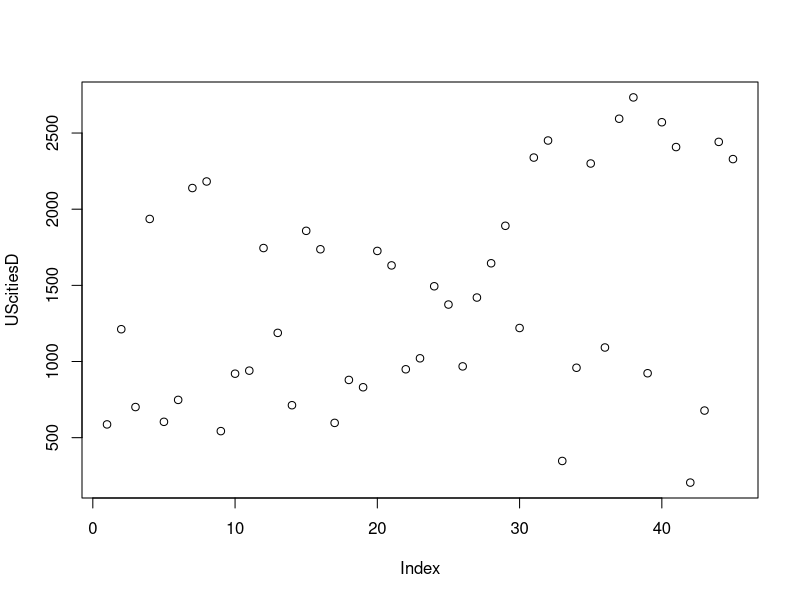
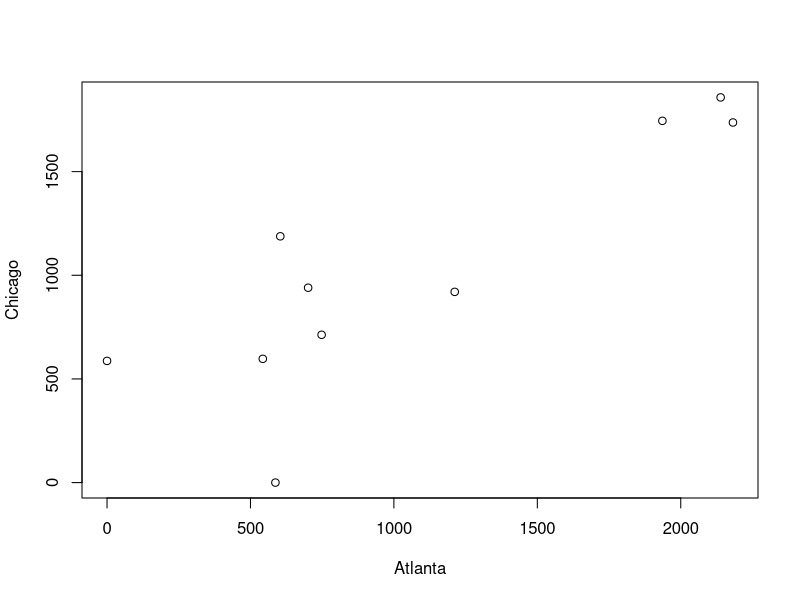
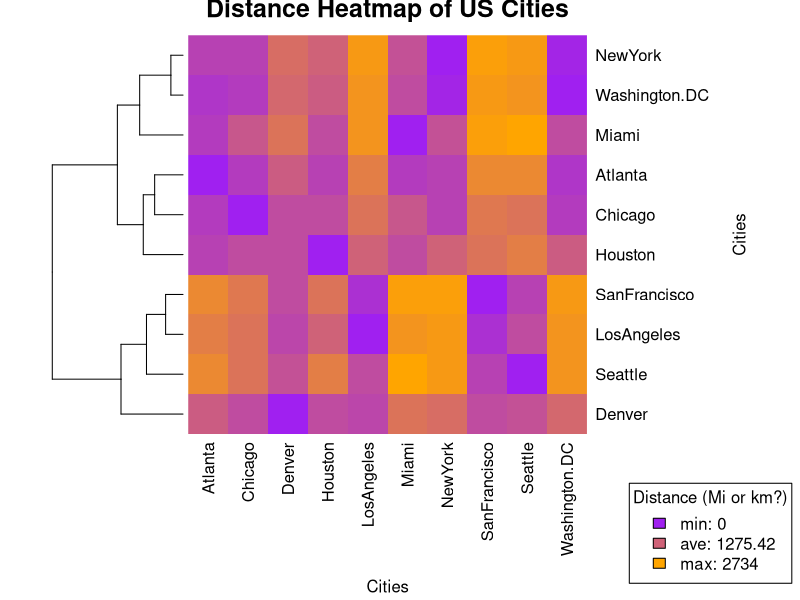
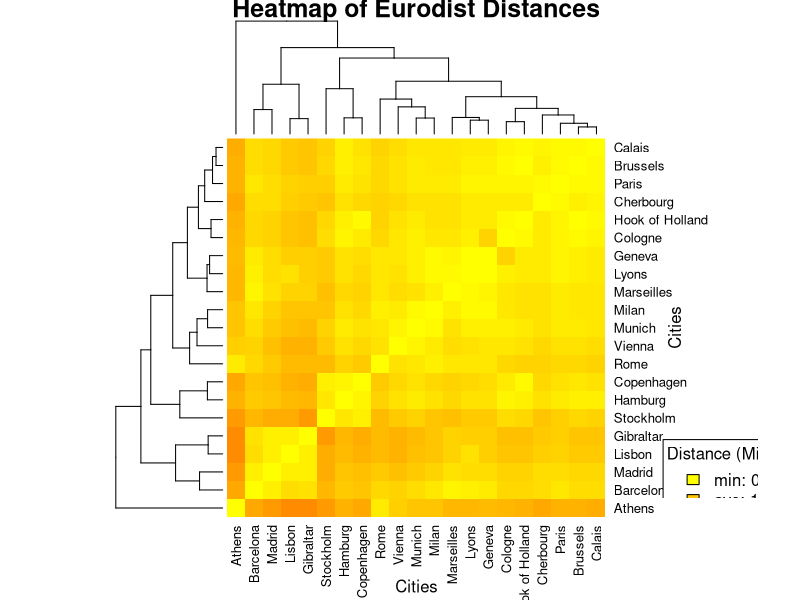
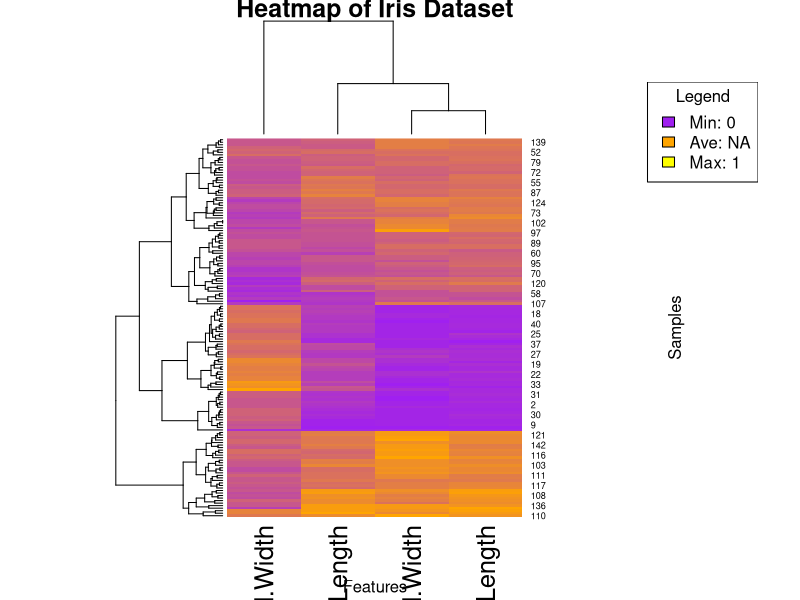
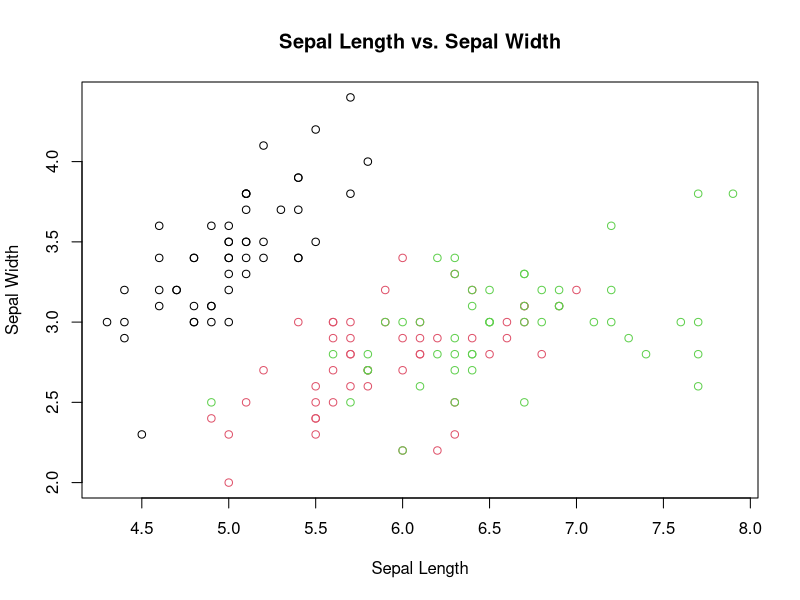
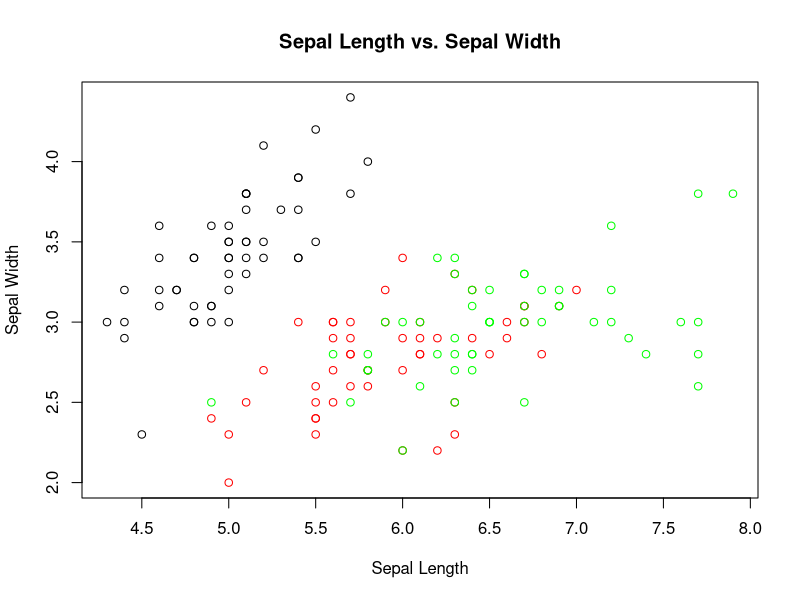

Write the R code that produced these figures, in order.
data()
data(package = .packages(all.available = TRUE))

iris

UScitiesD
eurodist

class(UScitiesD)
?dist
as.matrix(UScitiesD)


plot(UScitiesD)
plot(as.matrix(UScitiesD))


custom_palette <- colorRampPalette(c("purple", "orange"))(25)
us_distance_matrix <- as.matrix(UScitiesD)
heatmap(us_distance_matrix, 
        main = "Distance Heatmap of US Cities", 
        xlab = "Cities", 
        ylab = "Cities", 
        col = custom_palette, 
        margins = c(10,10),
        scale = "none",
        Colv = NA)

us_min_value <- round(min(us_distance_matrix), 2)
us_ave_value <- round(mean(us_distance_matrix), 2)
us_max_value <- round(max(us_distance_matrix), 2)
summary(UScitiesD)

legend(
  title = "Distance (Mi or km?)",
  x = "bottomright", 
  legend = c(
    paste("min:", us_min_value),
    paste("ave:", us_ave_value),
    paste("max:", us_max_value)
  ),
  fill = colorRampPalette(custom_palette)(3),
  inset = c(-0.05, -0.205),
  xpd = TRUE,
  trace = TRUE
)

custom_palette <- colorRampPalette(c("purple", "orange"))(25)

euro_distance_matrix <- as.matrix(eurodist)
heatmap(euro_distance_matrix, 
        main = "Heatmap of Eurodist Distances", 
        xlab = "Cities", 
        ylab = "Cities", 
        col = colorRampPalette(c("yellow", "darkorange"))(25), 
        scale = "none")

euro_min_value <- round(min(euro_distance_matrix), 2)
euro_ave_value <- round(mean(euro_distance_matrix), 2)
euro_max_value <- round(max(euro_distance_matrix), 2)
summary(eurodist)

legend(
  title = "Distance (Mi or km?)",
  x = "bottomright", 
  legend = c(
    paste("min:", euro_min_value),
    paste("ave:", euro_ave_value),
    paste("max:", euro_max_value)
  ),
  fill = colorRampPalette(c("yellow", "darkorange"))(3),
  inset = -.1
)  

data(iris)

###
# Prompt
#
# please create a heatmap in only base R from a iris r dataset that goes from purple to orange and has a legend with numerical entries of min, ave, and max
#
###

# Select the numeric columns for the heatmap
iris_numeric <- iris[, 1:4]

# Normalize the data to scale it between 0 and 1
iris_normalized <- as.data.frame(lapply(iris_numeric, function(x) (x - min(x)) / (max(x) - min(x))))

# Create the heatmap
heatmap(as.matrix(iris_normalized), 
        col = colorRampPalette(c("purple", "orange"))(256), 
        scale = "none", 
        margins = c(5,10), 
        main = "Heatmap of Iris Dataset", 
        xlab = "Features", 
        ylab = "Samples", 
        cex.main = 1.5)

# Add a legend for Min, Average, and Max
legend("topright", 
       legend = c(paste("Min:", round(min(iris_normalized), 2)), 
                  paste("Ave:", round(mean(iris_normalized), 2)), 
                  paste("Max:", round(max(iris_normalized), 2))),
       fill = c("purple", "orange", "yellow"), 
       title = "Legend")



plot(iris$Sepal.Length, iris$Sepal.Width, main = "Sepal Length vs. Sepal Width",
     xlab = "Sepal Length", ylab = "Sepal Width", col = iris$Species)

### prompt
#
# attach an image of the plot and say "please re-create this plot in base R"
#
###

# Load the Iris dataset
data(iris)

# Define colors for each species
species_colors <- c("black", "red", "green")  # Setosa, Versicolor, Virginica
iris_colors <- species_colors[as.numeric(iris$Species)]

# Create the scatter plot
plot(
  iris$Sepal.Length,
  iris$Sepal.Width,
  col = iris_colors,
  pch = 1,  # Open circles
  xlab = "Sepal Length",
  ylab = "Sepal Width",
  main = "Sepal Length vs. Sepal Width"
)
